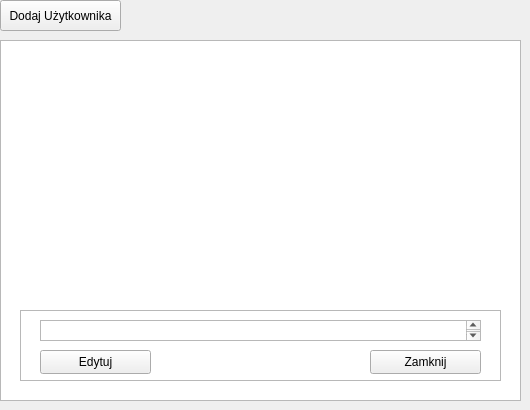
    <widget class="QWidget" name="AllAccountsPanel">
     <widget class="QPushButton" name="addNewUserBtn">
      <property name="geometry">
       <rect>
        <x>0</x>
        <y>0</y>
        <width>121</width>
        <height>31</height>
       </rect>
      </property>
      <property name="text">
       <string>Dodaj Użytkownika</string>
      </property>
     </widget>
     <widget class="QTableWidget" name="allAccountsList">
      <property name="geometry">
       <rect>
        <x>0</x>
        <y>40</y>
        <width>521</width>
        <height>361</height>
       </rect>
      </property>
      <property name="acceptDrops">
       <bool>false</bool>
      </property>
      <property name="sortingEnabled">
       <bool>true</bool>
      </property>
     </widget>
     <widget class="QFrame" name="editAllAccountsPanel">
      <property name="geometry">
       <rect>
        <x>20</x>
        <y>310</y>
        <width>481</width>
        <height>71</height>
       </rect>
      </property>
      <property name="frameShape">
       <enum>QFrame::Shape::StyledPanel</enum>
      </property>
      <property name="frameShadow">
       <enum>QFrame::Shadow::Raised</enum>
      </property>
      <widget class="QPushButton" name="editAllAccountsBtn">
       <property name="geometry">
        <rect>
         <x>20</x>
         <y>40</y>
         <width>111</width>
         <height>24</height>
        </rect>
       </property>
       <property name="text">
        <string>Edytuj</string>
       </property>
      </widget>
      <widget class="QPushButton" name="closeAllAccountsBtn">
       <property name="geometry">
        <rect>
         <x>350</x>
         <y>40</y>
         <width>111</width>
         <height>24</height>
        </rect>
       </property>
       <property name="text">
        <string>Zamknij</string>
       </property>
      </widget>
      <widget class="QTextBrowser" name="allAccountsName">
       <property name="geometry">
        <rect>
         <x>20</x>
         <y>10</y>
         <width>441</width>
         <height>21</height>
        </rect>
       </property>
      </widget>
     </widget>
    </widget>
